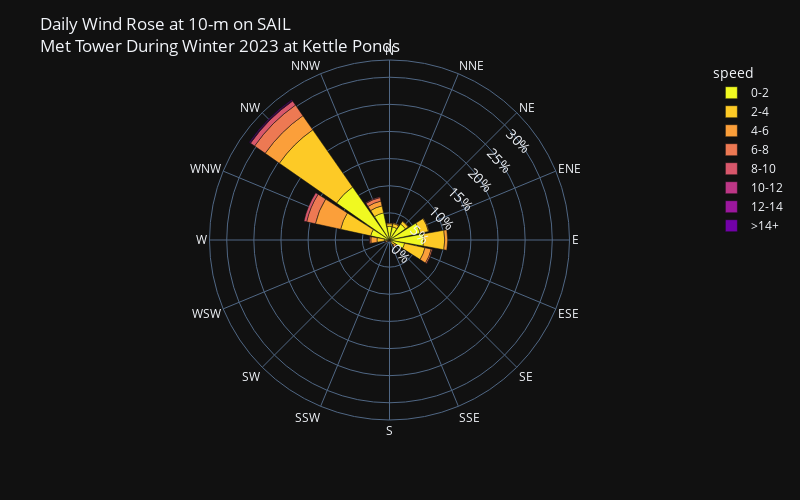

Notebook code for this chart:
### Markdown cell above
### 2023

### Code cell
location = 'kp'
if location=='kp':
    ds = w23_sail_met_kp_qc_ds_1H
    wspd_var = 'wind_spd'
    wdir_var = 'wind_dir'
    title = 'Kettle Ponds'
elif location=='gothic':
    ds = w23_sail_met_qc_ds_1H
    wspd_var = 'wspd_arith_mean'
    wdir_var = 'wdir_vec_mean'
    title = 'Gothic'
sail_met_gothic_daily_23 = ds.to_dataframe()[[wspd_var, wdir_var]]
# create a windrose dataframe
sail_met_gothic_daily_23 = create_windrose_df(sail_met_gothic_daily_23, wind_dir_var=wdir_var, wind_spd_var=wspd_var)

# create a wind rose plot using bar_polar
fig = px.bar_polar(sail_met_gothic_daily_23, 
                   r="frequency", 
                   theta="direction", 
                   color="speed", template="plotly_dark",
                   color_discrete_sequence= px.colors.sequential.Plasma_r,
                   width= 800,
                   height=500,
                   barnorm='percent',
                  )
# update the radial axis to show percentages
fig.update_layout(
    title=f"Daily Wind Rose at 10-m on SAIL<br>Met Tower During Winter 2023 at {title}",
    font_size=12,
    polar_radialaxis=dict(
         ticksuffix='%',
         tickfont_size=14,
         showline=False,
         showticklabels=True,
         showgrid=True,
         angle=45,

      ),
)

### Figure 1 — Plotly figure (JSON) as saved in the notebook; plotly's stock layout.template omitted (floating-point values rounded to 4 significant figures)
{"data": [{"hovertemplate": "speed=0-2<br>frequency=%{r}<br>direction=%{theta}<extra></extra>", "legendgroup": "0-2", "marker": {"color": "#f0f921", "pattern": {"shape": ""}}, "name": "0-2", "r": [2.526, 2.489, 3.587, 5.783, 6.296, 2.855, 0.4392, 0.07321, 0.1098, 0.1098, 0.1464, 0.3294, 0.9517, 3.551, 11.9, 5.124], "showlegend": true, "subplot": "polar", "theta": ["N", "NNE", "NE", "ENE", "E", "ESE", "SE", "SSE", "S", "SSW", "SW", "WSW", "W", "WNW", "NW", "NNW"], "type": "barpolar"}, {"hovertemplate": "speed=2-4<br>frequency=%{r}<br>direction=%{theta}<extra></extra>", "legendgroup": "2-4", "marker": {"color": "#fdca26", "pattern": {"shape": ""}}, "name": "2-4", "r": [0.4758, 0.6223, 0.6223, 1.574, 3.88, 3.843, 0.6955, 0.07321, 0, 0, 0.1098, 0.1098, 1.354, 5.673, 12.85, 1.318], "showlegend": true, "subplot": "polar", "theta": ["N", "NNE", "NE", "ENE", "E", "ESE", "SE", "SSE", "S", "SSW", "SW", "WSW", "W", "WNW", "NW", "NNW"], "type": "barpolar"}, {"hovertemplate": "speed=4-6<br>frequency=%{r}<br>direction=%{theta}<extra></extra>", "legendgroup": "4-6", "marker": {"color": "#fb9f3a", "pattern": {"shape": ""}}, "name": "4-6", "r": [0.1464, 0.1464, 0.07321, 0.1098, 0.549, 1.171, 0.366, 0.1098, 0, 0, 0.0366, 0.366, 1.135, 4.758, 3.184, 0.9151], "showlegend": true, "subplot": "polar", "theta": ["N", "NNE", "NE", "ENE", "E", "ESE", "SE", "SSE", "S", "SSW", "SW", "WSW", "W", "WNW", "NW", "NNW"], "type": "barpolar"}, {"hovertemplate": "speed=6-8<br>frequency=%{r}<br>direction=%{theta}<extra></extra>", "legendgroup": "6-8", "marker": {"color": "#ed7953", "pattern": {"shape": ""}}, "name": "6-8", "r": [0, 0, 0, 0, 0, 0.2562, 0.07321, 0.1098, 0, 0, 0.0366, 0.07321, 0.2196, 1.647, 2.379, 0.6589], "showlegend": true, "subplot": "polar", "theta": ["N", "NNE", "NE", "ENE", "E", "ESE", "SE", "SSE", "S", "SSW", "SW", "WSW", "W", "WNW", "NW", "NNW"], "type": "barpolar"}, {"hovertemplate": "speed=8-10<br>frequency=%{r}<br>direction=%{theta}<extra></extra>", "legendgroup": "8-10", "marker": {"color": "#d8576b", "pattern": {"shape": ""}}, "name": "8-10", "r": [0, 0, 0, 0, 0, 0.0366, 0, 0, 0, 0, 0, 0.0366, 0.07321, 0.5124, 0.9151, 0.1464], "showlegend": true, "subplot": "polar", "theta": ["N", "NNE", "NE", "ENE", "E", "ESE", "SE", "SSE", "S", "SSW", "SW", "WSW", "W", "WNW", "NW", "NNW"], "type": "barpolar"}, {"hovertemplate": "speed=10-12<br>frequency=%{r}<br>direction=%{theta}<extra></extra>", "legendgroup": "10-12", "marker": {"color": "#bd3786", "pattern": {"shape": ""}}, "name": "10-12", "r": [0, 0, 0, 0, 0, 0, 0, 0, 0, 0, 0, 0, 0, 0, 0.07321, 0], "showlegend": true, "subplot": "polar", "theta": ["N", "NNE", "NE", "ENE", "E", "ESE", "SE", "SSE", "S", "SSW", "SW", "WSW", "W", "WNW", "NW", "NNW"], "type": "barpolar"}, {"hovertemplate": "speed=12-14<br>frequency=%{r}<br>direction=%{theta}<extra></extra>", "legendgroup": "12-14", "marker": {"color": "#9c179e", "pattern": {"shape": ""}}, "name": "12-14", "r": [0, 0, 0, 0, 0, 0, 0, 0, 0, 0, 0, 0, 0, 0, 0.07321, 0], "showlegend": true, "subplot": "polar", "theta": ["N", "NNE", "NE", "ENE", "E", "ESE", "SE", "SSE", "S", "SSW", "SW", "WSW", "W", "WNW", "NW", "NNW"], "type": "barpolar"}, {"hovertemplate": "speed=>14+<br>frequency=%{r}<br>direction=%{theta}<extra></extra>", "legendgroup": ">14+", "marker": {"color": "#7201a8", "pattern": {"shape": ""}}, "name": ">14+", "r": [0, 0, 0, 0, 0, 0, 0, 0, 0, 0, 0, 0, 0, 0, 0.1464, 0], "showlegend": true, "subplot": "polar", "theta": ["N", "NNE", "NE", "ENE", "E", "ESE", "SE", "SSE", "S", "SSW", "SW", "WSW", "W", "WNW", "NW", "NNW"], "type": "barpolar"}], "layout": {"barmode": "relative", "barnorm": "percent", "font": {"size": 12}, "height": 500, "legend": {"title": {"text": "speed"}, "tracegroupgap": 0}, "margin": {"t": 60}, "polar": {"angularaxis": {"direction": "clockwise", "rotation": 90}, "domain": {"x": [0, 1], "y": [0, 1]}, "radialaxis": {"angle": 45, "showgrid": true, "showline": false, "showticklabels": true, "tickfont": {"size": 14}, "ticksuffix": "%"}}, "title": {"text": "Daily Wind Rose at 10-m on SAIL<br>Met Tower During Winter 2023 at Kettle Ponds"}, "width": 800}}
